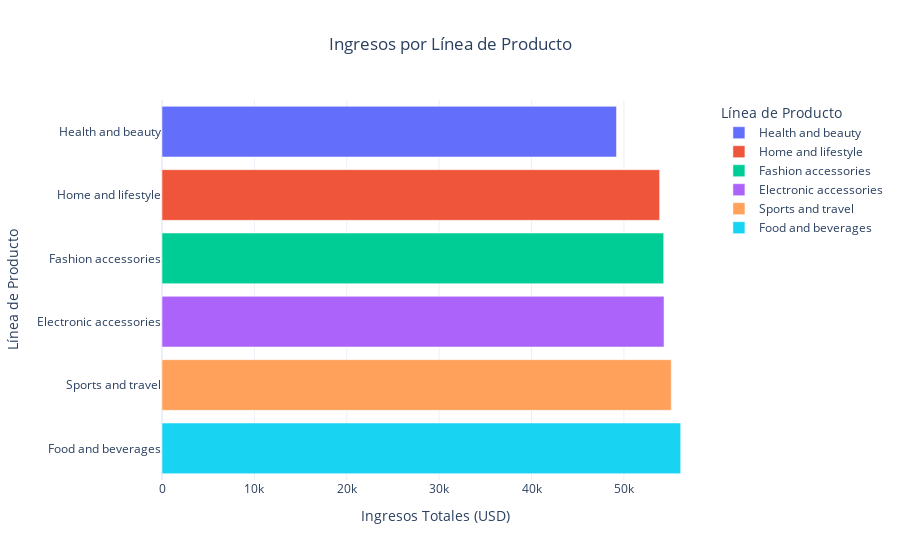

Notebook code for this chart:
### Markdown cell above
2.  **Ingresos por Línea de Producto:**
    *     Con el objetivo de identificar cuáles son las líneas de productos más rentables, se analizaron los ingresos totales generados por cada categoría (`Product line`). Esta comparación permite visualizar qué áreas concentran mayores ventas y podrían representar focos estratégicos para la toma de decisiones comerciales.

### Code cell
import plotly.express as px

# Agrupar por línea de producto
ventas_por_producto = df.groupby('Product line')['Total'].sum().reset_index()
ventas_por_producto = ventas_por_producto.sort_values(by='Total', ascending=True)

# Gráfico de barras interactivo
fig = px.bar(
    ventas_por_producto,
    x='Total',
    y='Product line',
    orientation='h',
    title='Ingresos por Línea de Producto',
    labels={'Total': 'Ingresos Totales (USD)', 'Product line': 'Línea de Producto'},
    color='Product line'
)

# Personalización
fig.update_layout(
    title_x=0.5,
    template='plotly_white'
)

fig.show()

### Figure 1 — Plotly figure (JSON) as saved in the notebook; plotly's stock layout.template omitted (floating-point values rounded to 4 significant figures)
{"data": [{"hovertemplate": "Línea de Producto=%{y}<br>Ingresos Totales (USD)=%{x}<extra></extra>", "legendgroup": "Health and beauty", "marker": {"color": "#636efa", "pattern": {"shape": ""}}, "name": "Health and beauty", "orientation": "h", "showlegend": true, "textposition": "auto", "type": "bar", "x": [49190.0], "xaxis": "x", "y": ["Health and beauty"], "yaxis": "y"}, {"hovertemplate": "Línea de Producto=%{y}<br>Ingresos Totales (USD)=%{x}<extra></extra>", "legendgroup": "Home and lifestyle", "marker": {"color": "#EF553B", "pattern": {"shape": ""}}, "name": "Home and lifestyle", "orientation": "h", "showlegend": true, "textposition": "auto", "type": "bar", "x": [53860.0], "xaxis": "x", "y": ["Home and lifestyle"], "yaxis": "y"}, {"hovertemplate": "Línea de Producto=%{y}<br>Ingresos Totales (USD)=%{x}<extra></extra>", "legendgroup": "Fashion accessories", "marker": {"color": "#00cc96", "pattern": {"shape": ""}}, "name": "Fashion accessories", "orientation": "h", "showlegend": true, "textposition": "auto", "type": "bar", "x": [54310.0], "xaxis": "x", "y": ["Fashion accessories"], "yaxis": "y"}, {"hovertemplate": "Línea de Producto=%{y}<br>Ingresos Totales (USD)=%{x}<extra></extra>", "legendgroup": "Electronic accessories", "marker": {"color": "#ab63fa", "pattern": {"shape": ""}}, "name": "Electronic accessories", "orientation": "h", "showlegend": true, "textposition": "auto", "type": "bar", "x": [54340.0], "xaxis": "x", "y": ["Electronic accessories"], "yaxis": "y"}, {"hovertemplate": "Línea de Producto=%{y}<br>Ingresos Totales (USD)=%{x}<extra></extra>", "legendgroup": "Sports and travel", "marker": {"color": "#FFA15A", "pattern": {"shape": ""}}, "name": "Sports and travel", "orientation": "h", "showlegend": true, "textposition": "auto", "type": "bar", "x": [55120.0], "xaxis": "x", "y": ["Sports and travel"], "yaxis": "y"}, {"hovertemplate": "Línea de Producto=%{y}<br>Ingresos Totales (USD)=%{x}<extra></extra>", "legendgroup": "Food and beverages", "marker": {"color": "#19d3f3", "pattern": {"shape": ""}}, "name": "Food and beverages", "orientation": "h", "showlegend": true, "textposition": "auto", "type": "bar", "x": [56140.0], "xaxis": "x", "y": ["Food and beverages"], "yaxis": "y"}], "layout": {"barmode": "relative", "legend": {"title": {"text": "Línea de Producto"}, "tracegroupgap": 0}, "title": {"text": "Ingresos por Línea de Producto", "x": 0.5}, "xaxis": {"anchor": "y", "domain": [0, 1], "title": {"text": "Ingresos Totales (USD)"}}, "yaxis": {"anchor": "x", "categoryarray": ["Food and beverages", "Sports and travel", "Electronic accessories", "Fashion accessories", "Home and lifestyle", "Health and beauty"], "categoryorder": "array", "domain": [0, 1], "title": {"text": "Línea de Producto"}}}}
